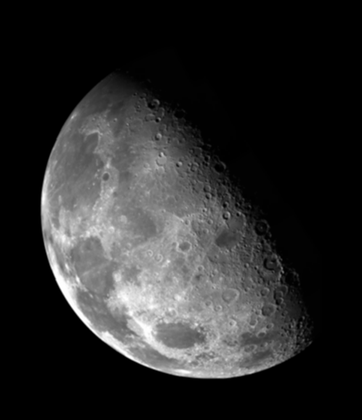
%> input picture pset3/Project 4.7/blurry-moon.tif, 362 x 420 px, shrunk from 690 x 800 before the run
$ octave project4_7_a.m   (GNU Octave 9; MATLAB toolbox functions it lacks are replaced by stand-ins)
%> lines starting %> are read from the running program, lines starting %| are printed output that depends on the picture
img = imread('blurry-moon.tif');
%> img is the input picture: size 420x362 uint8; min 0, max 255, mean 42.7
img = double(img);
%> img: size 420x362 double
[M, N] = size(img);
%> M = 420; N = 362
m = (M + 1) / 2;
%> m = 210.5
n = (N + 1) / 2;
%> n = 181.5
sigma = 2;
img_fft = fftshift(fft2(img));
H = zeros(M,N);
G = zeros(M,N);
for i=1:M
   for j=1:N
       d = (i-m)^2 + (j-n)^2;
       H(i,j) = exp(-d/(2*sigma^2));
    end
end
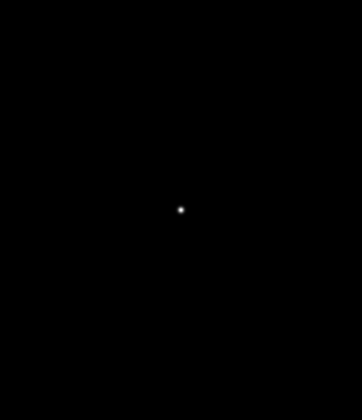
%> H: size 420x362 double; min 0, max 0.939, mean 0.000165
G = H .* img_fft;
img_blur=ifft2(ifftshift(G));
img_blur=real(img_blur);
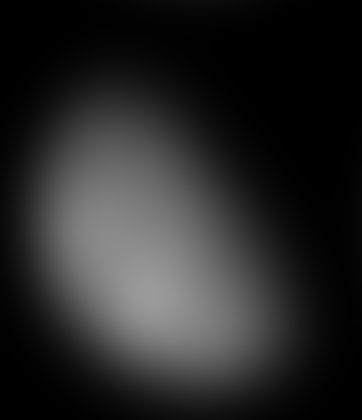
%> img_blur: size 420x362 double; min 0.00104, max 154.9, mean 40.1
mask = img - img_blur;
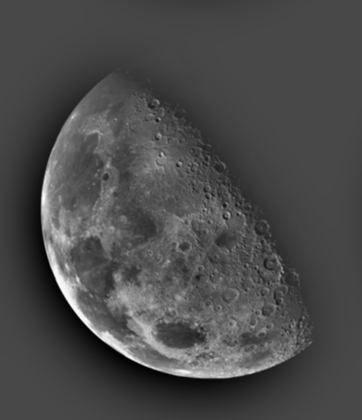
%> mask: size 420x362 double; min -73.82, max 184.6, mean 2.6; drawn with min black and max white
img_result = img + mask;
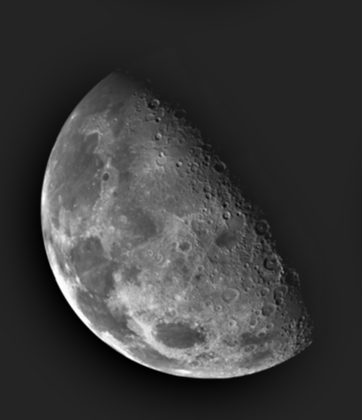
%> img_result: size 420x362 double; min -73.82, max 435.6, mean 45.3; drawn with min black and max white
subplot(1,2,1);imshow(img,[]);title('inpit');
subplot(1,2,2);imshow(img_result,[]);title('output');
